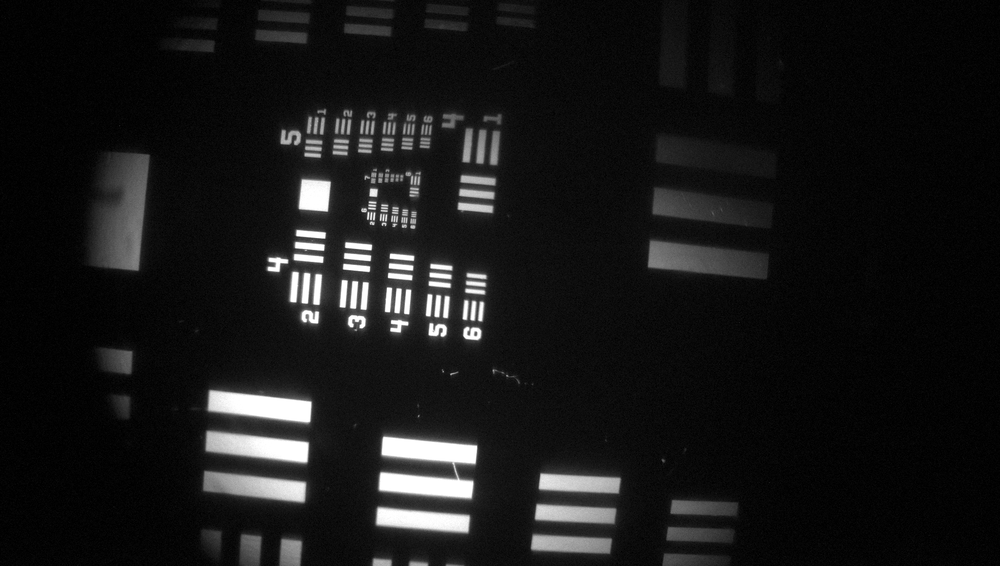
#> input picture usaf_registration/test_img/image.png, 1000 x 566 px, shrunk from 1936 x 1096 before the run
$ python fft_group89.py ../usaf_registration/test_img/image.png
#> lines starting #> are read from the running program, lines starting #| are printed output that depends on the picture; after the words box and inside, x2 and y2 are one past the last pixel; in counts of white or black regions, pixels touching at a corner belong together
"""FFT proof of concept for USAF group 8 / 9 bar patterns.

Standalone: nothing in usaf_registration/ is imported or modified. Reads images
(or folders of images), runs a windowed 2D FFT on a crop, and reports the
dominant bar frequency plus how far that peak sits above the local noise floor.
That peak-to-noise ratio is the "is this element resolved" signal -- it keeps
working at group 8/9 where the scanline min/max contrast collapses into noise.

Usage:

    python fft_poc/fft_group89.py path/to/g8_crops            # folder
    python fft_poc/fft_group89.py img.png --roi 740,360,80,80 # one ROI
    python fft_poc/fft_group89.py folder --px-per-mm 1140     # name the element
    python fft_poc/fft_group89.py folder --summary --save out

Only numpy + matplotlib are required; OpenCV/Pillow are used for loading if
present (matplotlib alone handles PNG).
"""

from __future__ import annotations

import argparse
import re
from pathlib import Path

import matplotlib.pyplot as plt
import numpy as np

IMAGE_SUFFIXES = {".png", ".jpg", ".jpeg", ".bmp", ".tif", ".tiff", ".webp"}

# USAF 1951: group g, element e resolves 2 ** (g + (e - 1) / 6) line pairs/mm.
GROUPS_OF_INTEREST = (8, 9)


# --------------------------------------------------------------------------
# loading
# --------------------------------------------------------------------------

def load_gray(path: Path) -> np.ndarray:
    """Return the image as float32 grayscale in [0, 1]."""
    img = None
    try:
        import cv2

        img = cv2.imread(str(path), cv2.IMREAD_GRAYSCALE)
    except ImportError:
        pass

    if img is None:
        img = plt.imread(str(path))  # PNG works without any extra dependency

    img = np.asarray(img)
    if img.ndim == 3:
        img = img[..., :3].mean(axis=2)
    img = img.astype(np.float32)
    if img.max() > 1.0:
        img /= 255.0
    return img


def collect_images(paths) -> list[Path]:
    out: list[Path] = []
    for raw in paths:
        p = Path(raw)
        if p.is_dir():
            out.extend(sorted(c for c in p.rglob("*") if c.suffix.lower() in IMAGE_SUFFIXES))
        elif p.is_file():
            out.append(p)
        else:
            out.extend(sorted(Path().glob(raw)))
    return out


def crop(img: np.ndarray, roi, roi_frac) -> np.ndarray:
    h, w = img.shape
    if roi_frac is not None:
        fx, fy, fw, fh = roi_frac
        roi = (fx * w, fy * h, fw * w, fh * h)
    if roi is None:
        return img
    x, y, cw, ch = (int(round(v)) for v in roi)
    x, y = max(0, x), max(0, y)
    out = img[y:y + ch, x:x + cw]
    if out.size == 0:
        raise ValueError(f"empty ROI {roi} for image of shape {img.shape}")
    return out


# --------------------------------------------------------------------------
# USAF bookkeeping
# --------------------------------------------------------------------------

def lp_per_mm(group: int, element: int) -> float:
    return float(2.0 ** (group + (element - 1) / 6.0))


# [7 lines left out: function nearest_element, not called in this run]


# --------------------------------------------------------------------------
# FFT core
# --------------------------------------------------------------------------

def radial_stats(power: np.ndarray, radius: np.ndarray, nbins: int):
    """Mean and median power per radial bin, plus the bin centres."""
    edges = np.linspace(0.0, 0.5, nbins + 1)
    idx = np.clip(np.digitize(radius.ravel(), edges) - 1, 0, nbins - 1)
    flat = power.ravel()
    counts = np.bincount(idx, minlength=nbins)
    sums = np.bincount(idx, weights=flat, minlength=nbins)
    mean = np.where(counts > 0, sums / np.maximum(counts, 1), 0.0)

    order = np.argsort(idx, kind="stable")
    median = np.zeros(nbins)
    start = 0
    for k, n in enumerate(counts):
        if n:
            median[k] = np.median(flat[order[start:start + n]])
            start += n
    # Bins the grid never reaches (the corners aside) fall back to the mean.
    median = np.where(counts > 0, median, mean)
    return 0.5 * (edges[:-1] + edges[1:]), mean, median


def analyze(patch: np.ndarray, min_cycles: float = 2.5, dc_guard: int = 2,
            fmin: float | None = None, fmax: float | None = None) -> dict:
    """Windowed 2D FFT of one patch.

    The bar peak is picked from the spectrum *normalised by its own radial
    median background*, so the broad low-frequency lobe of the bar block (and
    any illumination gradient) cannot masquerade as the bar pitch. That same
    normalisation is the reported peak-over-noise ratio.
    """
    patch = patch - patch.mean()
    h, w = patch.shape
    window = np.outer(np.hanning(h), np.hanning(w))
    spec = np.fft.fftshift(np.fft.fft2(patch * window))
    power = np.abs(spec) ** 2

    fy = np.fft.fftshift(np.fft.fftfreq(h))
    fx = np.fft.fftshift(np.fft.fftfreq(w))
    fxx, fyy = np.meshgrid(fx, fy)
    radius = np.hypot(fxx, fyy)

    nbins = max(8, min(h, w) // 2)
    radial_f, radial, background = radial_stats(power, radius, nbins)
    floor_2d = np.interp(radius, radial_f, np.maximum(background, 1e-20))
    normalised = power / floor_2d

    # Ignore DC and the few bins around it: a defocused patch is nearly all DC.
    low_cut = max(min_cycles / min(h, w), dc_guard / min(h, w), fmin or 0.0)
    searchable = (radius > low_cut) & (radius < (fmax if fmax else 0.5))
    if not searchable.any():
        searchable = radius > low_cut

    high_cut = min(0.5, fmax) if fmax else 0.5

    masked = np.where(searchable, normalised, 0.0)
    iy, ix = np.unravel_index(int(np.argmax(masked)), masked.shape)

    # 3x3 centroid for a sub-bin estimate of the peak location.
    y0, y1 = max(0, iy - 1), min(h, iy + 2)
    x0, x1 = max(0, ix - 1), min(w, ix + 2)
    block = power[y0:y1, x0:x1]
    total = block.sum()
    if total > 0:
        fy_peak = float((fyy[y0:y1, x0:x1] * block).sum() / total)
        fx_peak = float((fxx[y0:y1, x0:x1] * block).sum() / total)
    else:
        fy_peak, fx_peak = float(fyy[iy, ix]), float(fxx[iy, ix])

    f_peak = float(np.hypot(fx_peak, fy_peak))
    angle = float(np.degrees(np.arctan2(fy_peak, fx_peak)) % 180.0)
    snr_db = 10.0 * np.log10(max(normalised[iy, ix], 1e-20))

    # Intensity profile across the bars (average along the bar direction).
    ny, nx = np.sin(np.radians(angle)), np.cos(np.radians(angle))
    yy, xx = np.mgrid[0:h, 0:w]
    projected = xx * nx + yy * ny
    nsteps = int(max(16, min(h, w)))
    pbins = np.clip(
        ((projected - projected.min()) / (np.ptp(projected) + 1e-9) * (nsteps - 1)).astype(int),
        0, nsteps - 1,
    )
    pcount = np.bincount(pbins.ravel(), minlength=nsteps)
    psum = np.bincount(pbins.ravel(), weights=patch.ravel(), minlength=nsteps)
    profile = np.where(pcount > 0, psum / np.maximum(pcount, 1), 0.0)

    return {
        "power": power,
        "fx": fx,
        "fy": fy,
        "f_peak": f_peak,
        "angle_deg": angle,
        "period_px": (1.0 / f_peak) if f_peak > 0 else float("inf"),
        "snr_db": snr_db,
        "radial_f": radial_f,
        "radial": radial,
        "background": background,
        "profile": profile,
        "low_cut": low_cut,
        "high_cut": high_cut,
    }


# --------------------------------------------------------------------------
# plotting
# --------------------------------------------------------------------------

# [11 lines left out: function expected_lines, not called in this run]


def plot_one(name: str, patch: np.ndarray, res: dict, px_per_mm, threshold_db: float):
    fig, axes = plt.subplots(2, 2, figsize=(10.5, 8.5), num=f"FFT PoC - {name}")
    fig.suptitle(name, fontsize=11)

    ax = axes[0, 0]
    ax.imshow(patch, cmap="gray")
    ax.set_title(f"patch {patch.shape[1]}x{patch.shape[0]} px")
    ax.axis("off")

    ax = axes[0, 1]
    extent = [res["fx"][0], res["fx"][-1], res["fy"][-1], res["fy"][0]]
    ax.imshow(np.log10(res["power"] + 1e-12), cmap="magma", extent=extent, origin="upper")
    theta = np.radians(res["angle_deg"])
    for sign in (1, -1):
        ax.plot(sign * res["f_peak"] * np.cos(theta), sign * res["f_peak"] * np.sin(theta),
                "o", mfc="none", mec="cyan", ms=12, mew=1.4)
    ax.set_title("log power spectrum (peak circled)")
    ax.set_xlabel("fx [cycles/px]")
    ax.set_ylabel("fy [cycles/px]")

    ax = axes[1, 0]
    ax.semilogy(res["radial_f"], res["radial"] + 1e-12, color="tab:blue", lw=1.2, label="mean power")
    ax.semilogy(res["radial_f"], res["background"] + 1e-12, color="0.5", lw=1.0, ls="--",
                label="radial median (noise floor)")
    ax.axvline(res["f_peak"], color="cyan", lw=1.2, label=f"peak {res['f_peak']:.4f} c/px")
    ax.axvspan(0, res["low_cut"], color="0.85", label="excluded from peak search")
    if res["high_cut"] < 0.5:
        ax.axvspan(res["high_cut"], 0.5, color="0.85")
    if px_per_mm:
        expected_lines(ax, px_per_mm)
    ax.set_xlim(0, 0.5)
    ax.set_xlabel("spatial frequency [cycles/px]")
    ax.set_ylabel("radially averaged power")
    ax.set_title("radial power profile")
    ax.legend(fontsize=7, loc="upper right")
    ax.grid(alpha=0.3)

    ax = axes[1, 1]
    ax.plot(res["profile"], color="tab:green", lw=1.2)
    verdict = "RESOLVED" if res["snr_db"] >= threshold_db else "unresolved"
    label = (f"period {res['period_px']:.2f} px @ {res['angle_deg']:.1f} deg\n"
             f"peak/noise {res['snr_db']:.1f} dB -> {verdict}")
    if px_per_mm:
        lpmm = res["f_peak"] * px_per_mm
        ge = nearest_element(lpmm)
        label += f"\n{lpmm:.0f} lp/mm"
        if ge:
            label += f"  (closest: group {ge[0]} element {ge[1]})"
    ax.set_title(label, fontsize=9)
    ax.set_xlabel("position across bars [bin]")
    ax.set_ylabel("mean intensity (DC removed)")
    ax.grid(alpha=0.3)

    fig.tight_layout(rect=[0, 0, 1, 0.95])
    return fig


Z_RE = re.compile(r"[Zz](\d+)_(\d+)")


def z_from_name(name: str):
    m = Z_RE.search(name)
    return float(f"{m.group(1)}.{m.group(2)}") if m else None


# [21 lines left out: function plot_summary, not called in this run]


# --------------------------------------------------------------------------
# cli
# --------------------------------------------------------------------------

def float_list(text: str):
    return [float(v) for v in text.replace(" ", "").split(",")]


def main(argv=None) -> int:
    ap = argparse.ArgumentParser(description="FFT PoC for USAF group 8/9 bar patterns")
    ap.add_argument("paths", nargs="+", help="image files, folders, or globs")
    ap.add_argument("--roi", type=float_list, default=None, metavar="X,Y,W,H",
                    help="crop in pixels before the FFT")
    ap.add_argument("--roi-frac", type=float_list, default=None, metavar="X,Y,W,H",
                    help="crop as fractions of the image size, e.g. 0.4,0.4,0.2,0.2")
    ap.add_argument("--px-per-mm", type=float, default=None,
                    help="image scale; enables lp/mm and group/element readout")
    ap.add_argument("--expect", type=int, nargs="+", default=None, metavar="GROUP",
                    help="restrict the search to these groups' frequencies (needs --px-per-mm), "
                         "e.g. --expect 8 9")
    ap.add_argument("--band", type=float_list, default=None, metavar="FMIN,FMAX",
                    help="restrict the search to this cycles/px band")
    ap.add_argument("--threshold-db", type=float, default=15.0,
                    help="peak-over-noise needed to call a pattern resolved (default 15)")
    ap.add_argument("--summary", action="store_true",
                    help="also plot the metric across all inputs (vs Z when the filename has it)")
    ap.add_argument("--save", metavar="DIR", default=None, help="write PNGs here instead of only showing")
    ap.add_argument("--no-show", action="store_true", help="do not open plot windows")
    ap.add_argument("--max-figures", type=int, default=12, help="cap on per-image figures (default 12)")
    args = ap.parse_args(argv)

    for spec in (args.roi, args.roi_frac):
        if spec is not None and len(spec) != 4:
            ap.error("--roi/--roi-frac take exactly four comma-separated numbers")

    fmin = fmax = None
    if args.band is not None:
        if len(args.band) != 2:
            ap.error("--band takes exactly two comma-separated numbers")
        fmin, fmax = args.band
    elif args.expect:
        if not args.px_per_mm:
            ap.error("--expect needs --px-per-mm")
        # One element of slack on either side of the requested groups.
        lo = min(lp_per_mm(g, 1) for g in args.expect) / 2 ** (1 / 6)
        hi = max(lp_per_mm(g, 6) for g in args.expect) * 2 ** (1 / 6)
        fmin, fmax = lo / args.px_per_mm, hi / args.px_per_mm
        print(f"search band {fmin:.4f}..{fmax:.4f} cycles/px "
              f"({lo:.0f}..{hi:.0f} lp/mm for groups {args.expect})")

    images = collect_images(args.paths)
    if not images:
        print("no images found")
        return 2

    out_dir = Path(args.save) if args.save else None
    if out_dir:
        out_dir.mkdir(parents=True, exist_ok=True)

    rows = []
    print(f"{'image':46s} {'period_px':>9s} {'angle':>7s} {'cyc/px':>8s} {'dB':>7s}  verdict")
    for n, path in enumerate(images):
        patch = crop(load_gray(path), args.roi, args.roi_frac)
#> in load_gray, img is the input picture: shape (566, 1000); min 0, max 255, mean 23.3
#> in crop, `h, w = img.shape`: h = 566; w = 1000
        res = analyze(patch, fmin=fmin, fmax=fmax)
#> in analyze, `radius = np.hypot(fxx, fyy)`:
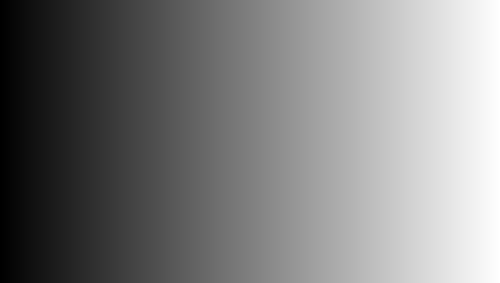
#> fxx: shape (566, 1000) float64 (shown at 1/2 size); min -0.5, max 0.499, mean -0.0005; drawn with min black and max white
#> in radial_stats, `counts = np.bincount(idx, minlength=nbins)`: counts = 283 values, max 124617 at index 282, min 3 at index 0, mean 2000
#> in radial_stats, `sums = np.bincount(idx, weights=flat, minlength=nbins)`: sums = 283 values, max 344269742.3 at index 1, min 44353.8 at index 276, mean 8091752.9
#> in radial_stats, `mean = np.where(counts > 0, sums / np.maximum(counts, 1), 0.0)`: mean = 283 values, max 58783201.1 at index 0, min 7.03 at index 282, mean 343878
#> the loop in radial_stats, `for k, n in enumerate(counts):` made 283 passes
#> (n, start) on passes 1 to 8: (3, 3), (18, 21), (22, 43), (42, 85), (52, 137), (54, 191), (78, 269), (86, 355)
#> after the loop in radial_stats, `for k, n in enumerate(counts):`: median = 283 values, max 69007877.5 at index 0, min 4.21 at index 282, mean 339378.2; start = 566000
#> in analyze, `radial_f, radial, background = radial_stats(power, radius, nbins)`: radial_f = 283 values from 0.000883 to 0.499; radial has the same summary as mean in radial_stats; background has the same summary as median in radial_stats
#> in analyze, `floor_2d = np.interp(radius, radial_f, np.maximum(background, 1e-20))`:
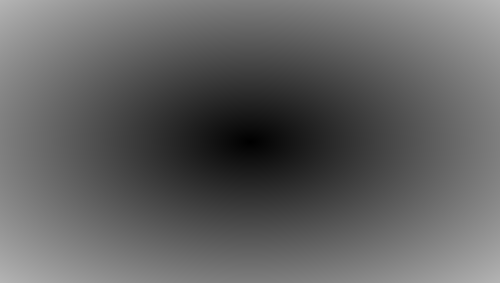
#> radius: shape (566, 1000) float64 (shown at 1/2 size); min 0, max 0.707, mean 0.383
#> in analyze, `normalised = power / floor_2d`:
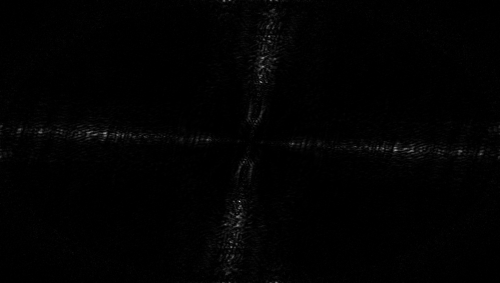
#> normalised: shape (566, 1000) float64 (shown at 1/2 size); min 8.1e-07, max 210.1, mean 2.5
#> in analyze, `searchable = (radius > low_cut) & (radius < (fmax if fmax else 0.5))`:
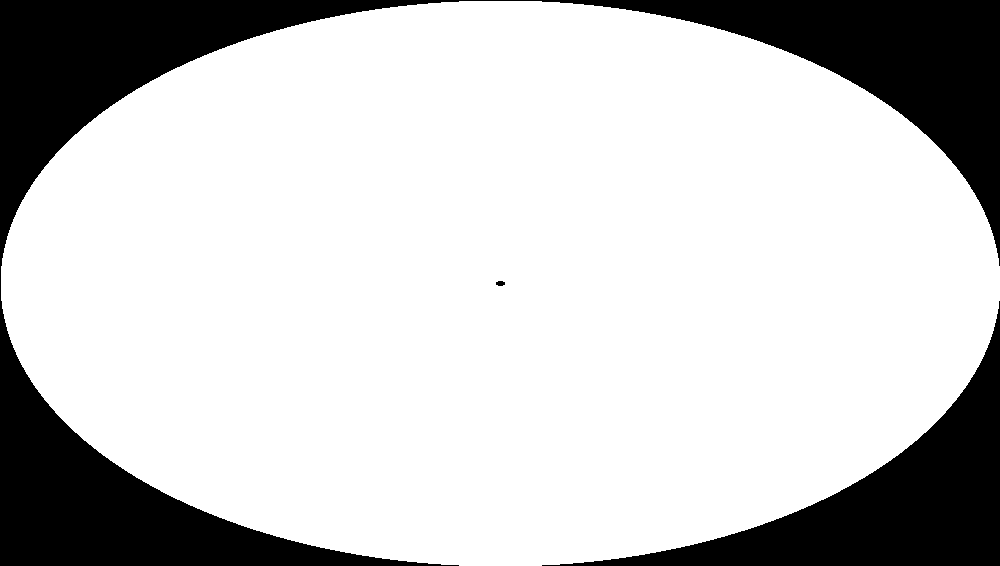
#> searchable: shape (566, 1000) bool; 78.5% white; 3 black regions, box (x1, y1, x2, y2) and area: (0, 0, 1000, 566) 91511, (542, 301, 1000, 566) 29982, (496, 281, 505, 286) 37
#> in analyze, `iy, ix = np.unravel_index(int(np.argmax(masked)), masked.shape)`: iy = 402; ix = 478
#> in analyze, `y0, y1 = max(0, iy - 1), min(h, iy + 2)`: y0 = 401; y1 = 404
#> in analyze, `x0, x1 = max(0, ix - 1), min(w, ix + 2)`: x0 = 477; x1 = 480
#> in analyze, `block = power[y0:y1, x0:x1]`: block = [[10476, 14880, 11292.9], [14505.2, 25721.7, 22723.2], [6980.7, 20019.5, 25272.4]]
#> in analyze, `total = block.sum()`: total = 151871.7
#> in analyze, `fy_peak = float((fyy[y0:y1, x0:x1] * block).sum() / total)`: fy_peak = 0.21
#> in analyze, `fx_peak = float((fxx[y0:y1, x0:x1] * block).sum() / total)`: fx_peak = -0.0218
#> in analyze, `f_peak = float(np.hypot(fx_peak, fy_peak))`: f_peak = 0.212
#> in analyze, `angle = float(np.degrees(np.arctan2(fy_peak, fx_peak)) % 180.0)`: angle = 95.92
#> in analyze, `snr_db = 10.0 * np.log10(max(normalised[iy, ix], 1e-20))`: snr_db = 23.22
#> in analyze, `ny, nx = np.sin(np.radians(angle)), np.cos(np.radians(angle))`: ny = 0.995; nx = -0.103
#> in analyze, `projected = xx * nx + yy * ny`:
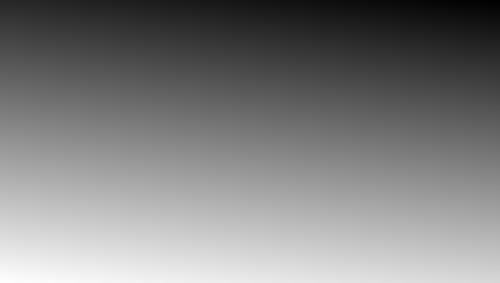
#> projected: shape (566, 1000) float64 (shown at 1/2 size); min -103, max 562, mean 229.5; drawn with min black and max white
#> in analyze, `pbins = np.clip( ((projected - projected.min()) / (np.ptp(projected) +..`:
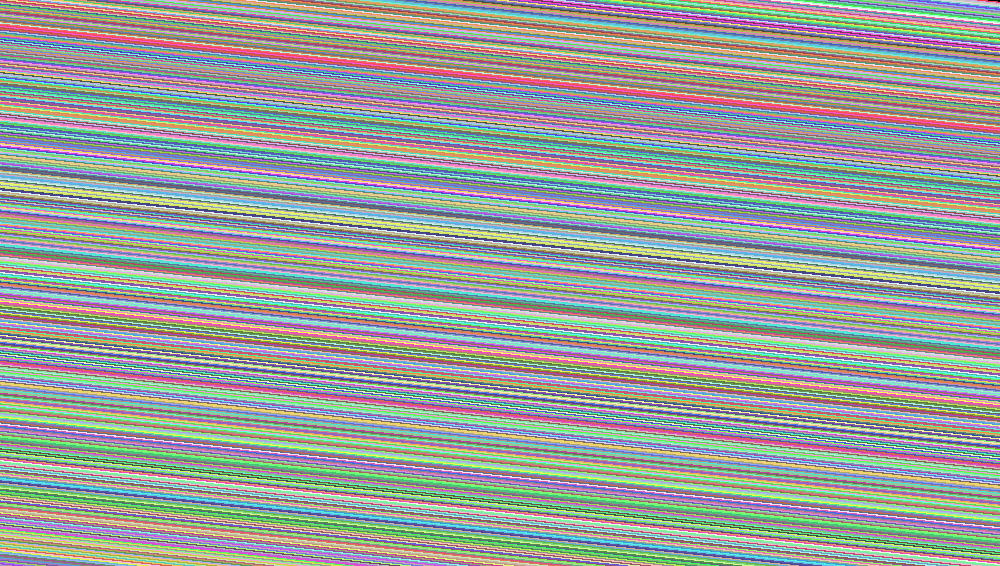
#> pbins: shape (566, 1000) int64; 565 distinct labels, from 0 to 564; one colour per label, 0 black
#> in analyze, `pcount = np.bincount(pbins.ravel(), minlength=nsteps)`: pcount = 566 values, max 1186 at index 94, min 0 at index 565, mean 1000
#> in analyze, `psum = np.bincount(pbins.ravel(), weights=patch.ravel(), minlength=nst..`: psum = 566 values, max 167.3 at index 437, min -75.61 at index 115, mean -1.47e-05
#> in analyze, `profile = np.where(pcount > 0, psum / np.maximum(pcount, 1), 0.0)`: profile = 566 values, max 0.141 at index 437, min -0.0835 at index 0, mean -0.00795
#> res = 13 items
        rows.append({"name": path.name, "snr_db": res["snr_db"], **res})

        verdict = "resolved" if res["snr_db"] >= args.threshold_db else "unresolved"
#> verdict = 'resolved'
        extra = ""
        # Below threshold the peak is noise, so naming an element would be fiction.
        if args.px_per_mm and res["snr_db"] >= args.threshold_db:
            lpmm = res["f_peak"] * args.px_per_mm
            ge = nearest_element(lpmm)
            extra = f"  {lpmm:7.1f} lp/mm" + (f"  g{ge[0]}e{ge[1]}" if ge else "")
        print(f"{path.name[:46]:46s} {res['period_px']:9.2f} {res['angle_deg']:7.1f} "
              f"{res['f_peak']:8.4f} {res['snr_db']:7.1f}  {verdict}{extra}")
#| image.png                                           4.73    95.9   0.2116    23.2  resolved

        if n < args.max_figures:
            fig = plot_one(path.name, patch, res, args.px_per_mm, args.threshold_db)
#> in plot_one, `extent = [res["fx"][0], res["fx"][-1], res["fy"][-1], res["fy"][0]]`: extent = [-0.5, 0.499, 0.498, -0.5]
#> in plot_one, `theta = np.radians(res["angle_deg"])`: theta = 1.67
#> in plot_one, `verdict = "RESOLVED" if res["snr_db"] >= threshold_db else "unresolved"`: verdict = 'RESOLVED'
            if out_dir:
                fig.savefig(out_dir / f"fft_{path.stem}.png", dpi=130)
            if args.no_show:
                plt.close(fig)

    if args.summary and len(rows) > 1:
        fig = plot_summary(rows, args.threshold_db)
        if out_dir:
            fig.savefig(out_dir / "fft_summary.png", dpi=130)
        if args.no_show:
            plt.close(fig)

    if not args.no_show:
        plt.show()
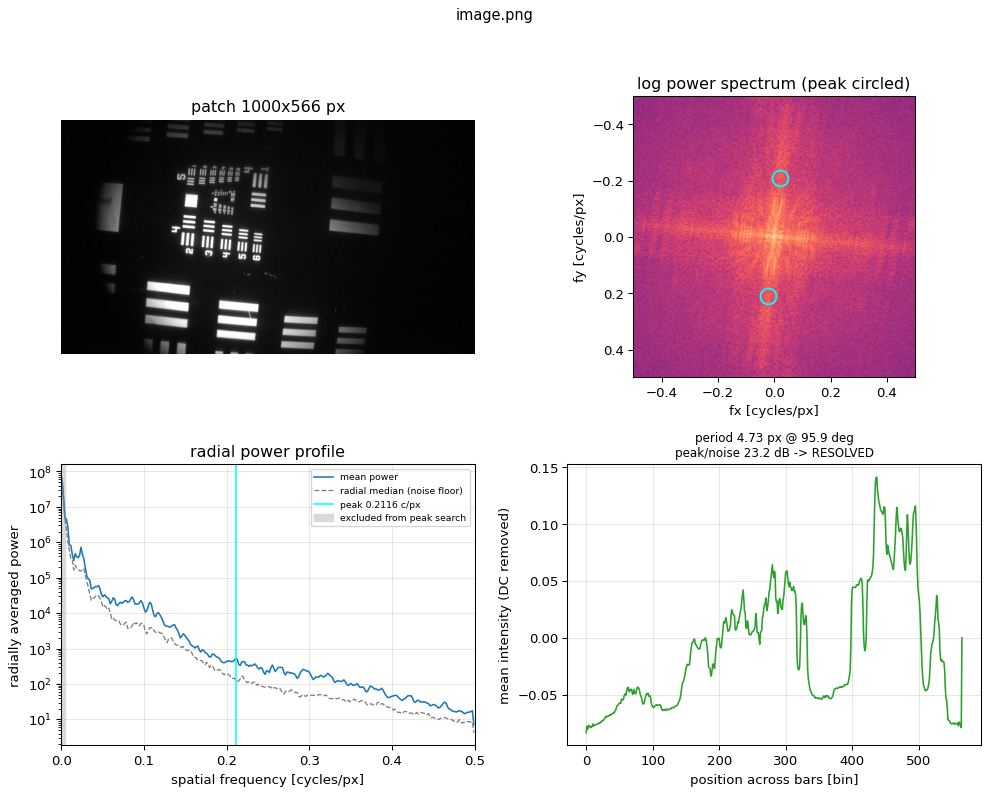
#> figure drawn by matplotlib, 4 panels; panel 3: curve peaks at x = 0.000883, y = 58783201.1; panel 3: curve peaks at x = 0.000883, y = 69007877.5; panel 4: curve peaks at x = 437, y = 0.141
    return 0


if __name__ == "__main__":
    raise SystemExit(main())
#> (the program exits here)
